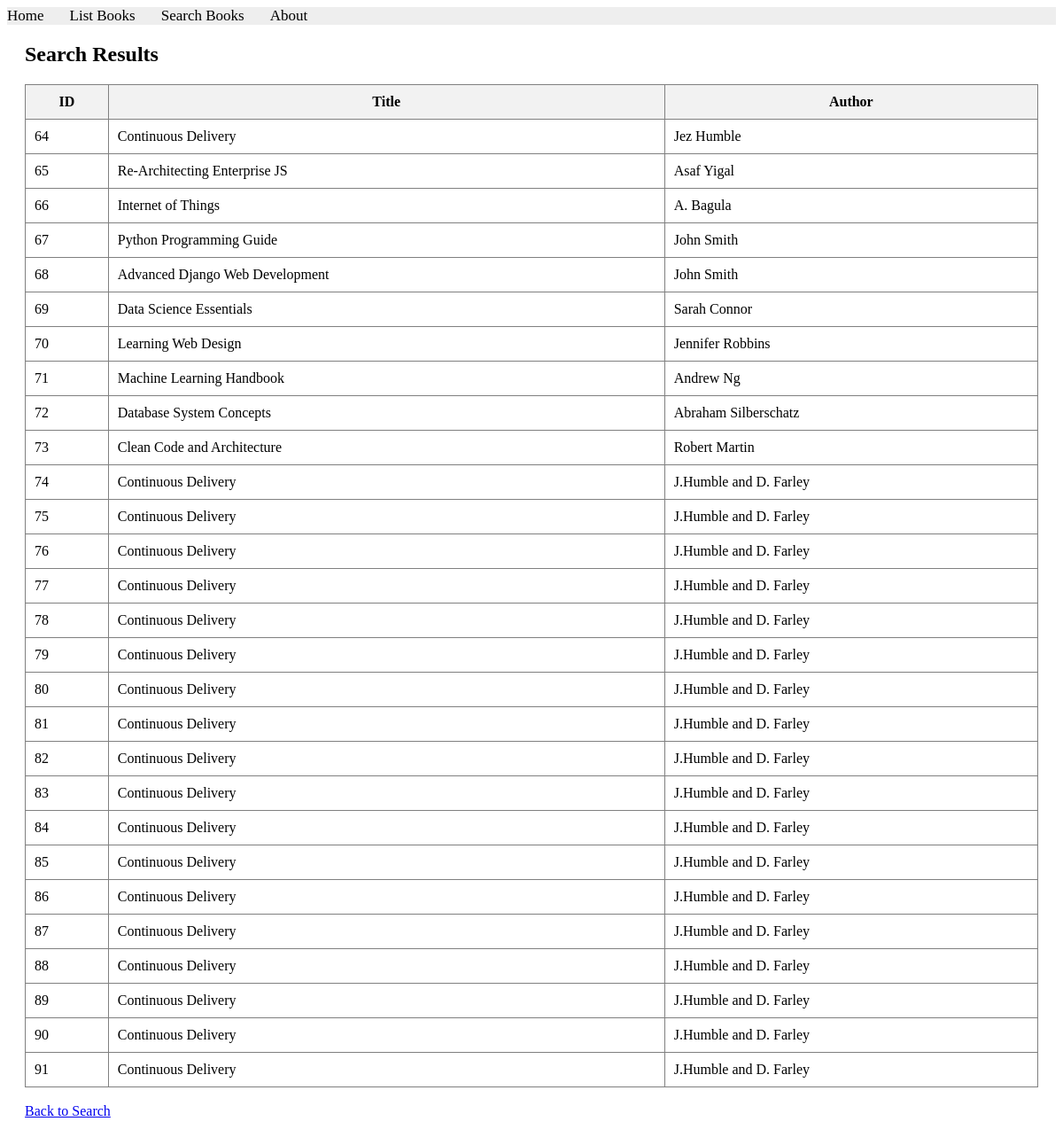
Before: /books/simple/query with the older database file.
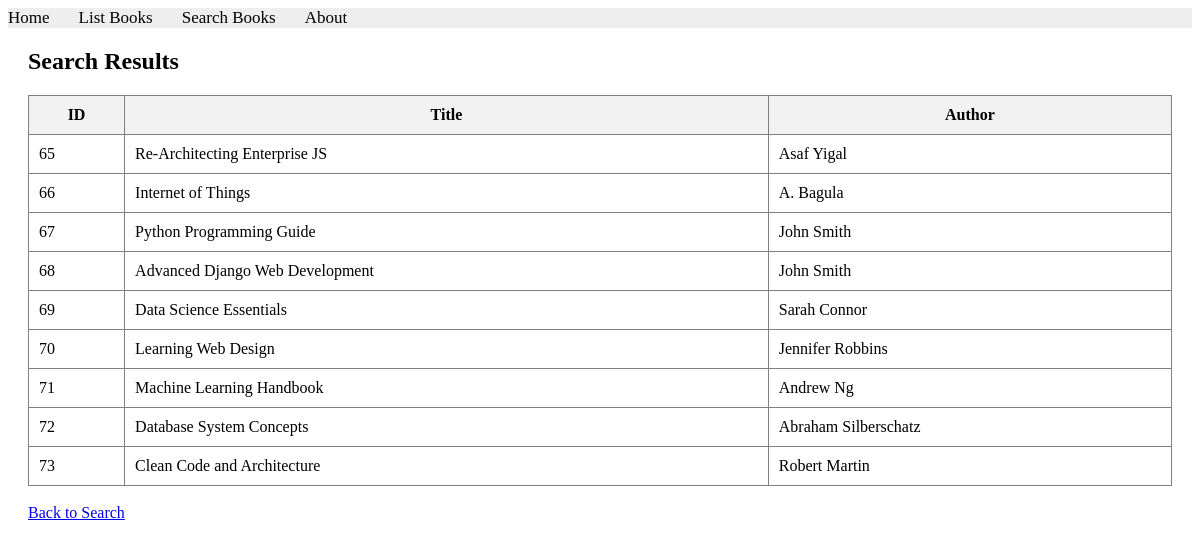
After: the same page with the newer database file.
### apps/bookmodule/models.py (models this page shows)
class Book(models.Model):
    title = models.CharField(max_length = 50)
    author = models.CharField(max_length = 50)
    price = models.FloatField(default = 0.0)
    edition = models.SmallIntegerField(default = 1)

### apps/bookmodule/views.py (the view)
# urls.py: path('simple/query', views.simple_query, name='simple_query'),
def simple_query(request):
    mybooks = Book.objects.all()
    return render(request, 'bookmodule/bookList.html', {'books': mybooks})

### apps/templates/bookmodule/bookList.html (shortened to what this page needs)
{% extends "layouts/base.html" %}
{% load static %}
{% block content %}
<div style="margin: 20px;">
    <h2>Search Results</h2>
    {% if books %}
        <table border="1" cellpadding="10" cellspacing="0" style="border-collapse: collapse; width: 100%;">
            <thead>
                <tr style="background-color: #f2f2f2;">
                    <th>ID</th>
                    <th>Title</th>
                    <th>Author</th>
                </tr>
            </thead>
            <tbody>
                {% for book in books %}
                <tr>
                    <td>{{ book.id }}</td>
                    <td>{{ book.title }}</td>
                    <td>{{ book.author }}</td>
                </tr>
                {% endfor %}
            </tbody>
        </table>
    {% else %}
        <p>No books found matching your criteria.</p>
    {% endif %}
    <br>
    <a href="{% url 'books.search' %}">Back to Search</a>
</div>
{% endblock content %}

Changed rows visible on the page:
removed Book: id "64", title "Continuous Delivery", author "Jez Humble"
removed Book: id "74", title "Continuous Delivery", author "J.Humble and D. Farley"
removed Book: id "75", title "Continuous Delivery", author "J.Humble and D. Farley"
removed Book: id "76", title "Continuous Delivery", author "J.Humble and D. Farley"
removed Book: id "77", title "Continuous Delivery", author "J.Humble and D. Farley"
removed Book: id "78", title "Continuous Delivery", author "J.Humble and D. Farley"
removed Book: id "79", title "Continuous Delivery", author "J.Humble and D. Farley"
removed Book: id "80", title "Continuous Delivery", author "J.Humble and D. Farley"
removed Book: id "81", title "Continuous Delivery", author "J.Humble and D. Farley"
removed Book: id "82", title "Continuous Delivery", author "J.Humble and D. Farley"
removed Book: id "83", title "Continuous Delivery", author "J.Humble and D. Farley"
removed Book: id "84", title "Continuous Delivery", author "J.Humble and D. Farley"
removed Book: id "85", title "Continuous Delivery", author "J.Humble and D. Farley"
removed Book: id "86", title "Continuous Delivery", author "J.Humble and D. Farley"
removed Book: id "87", title "Continuous Delivery", author "J.Humble and D. Farley"
removed Book: id "88", title "Continuous Delivery", author "J.Humble and D. Farley"
removed Book: id "89", title "Continuous Delivery", author "J.Humble and D. Farley"
removed Book: id "90", title "Continuous Delivery", author "J.Humble and D. Farley"
removed Book: id "91", title "Continuous Delivery", author "J.Humble and D. Farley"
